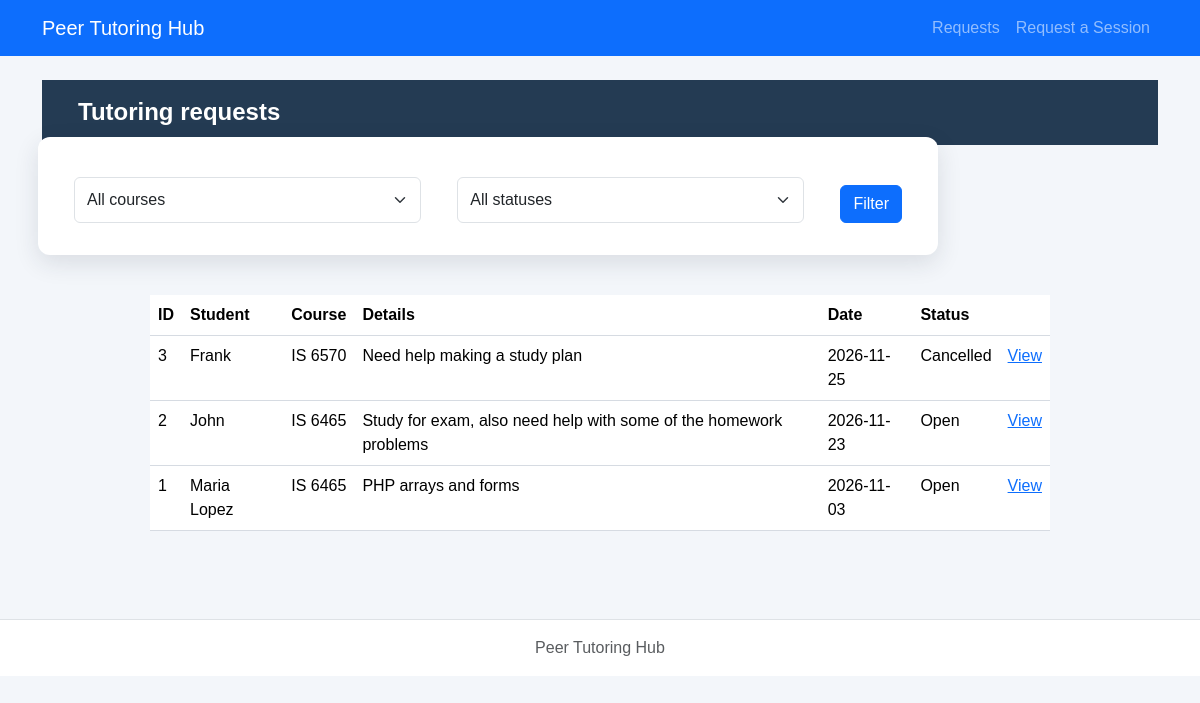
/php/requests.php, run on the app's committed database.
### tables this page shows
CREATE TABLE tutoring_requests (
    request_id INTEGER PRIMARY KEY,
    student_id INTEGER NOT NULL,
    course TEXT NOT NULL,
    topic TEXT NOT NULL,
    preferred_date TEXT NOT NULL,
    preferred_time TEXT NOT NULL,
    status TEXT NOT NULL DEFAULT 'Open'
        CHECK (status IN ('Open', 'Cancelled', 'Assigned', 'Completed')),
    created_at TEXT NOT NULL DEFAULT CURRENT_TIMESTAMP,
    FOREIGN KEY (student_id) REFERENCES students(student_id)
);

CREATE TABLE students (
    student_id INTEGER PRIMARY KEY,
    student_name TEXT NOT NULL,
    student_email TEXT NOT NULL UNIQUE
);

### config/db.php (called while the page is built)
<?php
function openDatabase($path = null) {
    if ($path === null) {
        $path = dirname(__DIR__) . '/database/tutoring.db';
    }
    $pdo = new PDO('sqlite:' . $path);
    $pdo->setAttribute(PDO::ATTR_ERRMODE, PDO::ERRMODE_EXCEPTION);
    $pdo->setAttribute(PDO::ATTR_DEFAULT_FETCH_MODE, PDO::FETCH_ASSOC);
    $pdo->exec('PRAGMA foreign_keys = ON');
    return $pdo;
}

### repositories/requestPDO.php (called while the page is built, shortened)
<?php
function listRequests($pdo, $course = '', $status = '') {
    $sql='SELECT r.*,s.student_name FROM tutoring_requests r JOIN students s ON r.student_id=s.student_id WHERE 1=1';$args=[];
    $sql.=' ORDER BY r.request_id DESC';$stmt=$pdo->prepare($sql);$stmt->execute($args);return $stmt->fetchAll();
}

### services/requestService.php (called while the page is built, shortened)
<?php
require_once dirname(__DIR__).'/repositories/requestPDO.php';
function escapeHtml($v) {return htmlspecialchars((string)$v,ENT_QUOTES,'UTF-8');}
function decodeTopic($topic) {
    $v=json_decode($topic,true);
    return is_array($v)&&isset($v['reason'])&&is_array($v['topics']??null) ? $v : ['reason'=>$topic,'topics'=>[]];
}

### php/requests.php (the view, shortened to what this page needs)
<?php
require_once __DIR__.'/../config/db.php';require_once __DIR__.'/../services/requestService.php';
$course=trim((string)($_GET['course']??''));$status=(string)($_GET['status']??'');
$rows=listRequests(openDatabase(),$course,$status);
require __DIR__.'/../includes/header.php';require __DIR__.'/../includes/nav.php';?>
<main class="container py-4"><h1>Tutoring requests</h1>
<form method="get" class="row g-2 mb-3"><div class="col"><select class="form-select" name="course"><option value="">All courses</option></select></div><div class="col"><select class="form-select" name="status"><option value="">All statuses</option></select></div><div class="col-auto"><button class="btn btn-primary">Filter</button></div></form>
<?php if(!$rows):?><p>No matching requests.</p><?php else:?><table class="table"><thead><tr><th>ID</th><th>Student</th><th>Course</th><th>Details</th><th>Date</th><th>Status</th><th></th></tr></thead><tbody><?php foreach($rows as $r):$topic=decodeTopic($r['topic']);?><tr><td><?= (int)$r['request_id']?></td><td><?=escapeHtml($r['student_name'])?></td><td><?=escapeHtml($r['course'])?></td><td><?=escapeHtml($topic['reason'])?></td><td><?=escapeHtml($r['preferred_date'])?></td><td><?=escapeHtml($r['status'])?></td><td><a href="request-details.php?request_id=<?=(int)$r['request_id']?>">View</a></td></tr><?php endforeach;?></tbody></table><?php endif;?></main><?php require __DIR__.'/../includes/footer.php';?>

### includes/header.php (shortened to what this page needs)
<!doctype html>
<html lang="en">
<head>
  <link href="https://cdn.jsdelivr.net/npm/bootstrap@5.3.3/dist/css/bootstrap.min.css" rel="stylesheet">
  <link rel="stylesheet" href="../css/styles.css">
</head>
<body>

### includes/nav.php
<nav class="navbar navbar-expand-lg navbar-dark bg-primary">
  <div class="container">
    <a class="navbar-brand" href="../index.php">Peer Tutoring Hub</a>
    <div class="navbar-nav">
      <a class="nav-link" href="requests.php">Requests</a>
      <a class="nav-link" href="request-form.php">Request a Session</a>
    </div>
  </div>
</nav>

### includes/footer.php (shortened to what this page needs)
<footer class="border-top mt-5 py-3 text-center text-muted">
  <div class="container">Peer Tutoring Hub</div>
</footer>
</body>
</html>

### css/styles.css (style rules this page uses)
* { box-sizing: border-box; }
body { margin: 0; min-height: 100vh; font-family: Arial, Helvetica, sans-serif; color: #1f2937; background-color: #f3f6fa; }
h1 { margin: 0; padding: 18px 36px; color: #ffffff; font-size: 24px; font-weight: 700; background-color: #243b53; }
main form { max-width: 900px; margin: 42px auto; padding: 32px; display: grid; grid-template-columns: 1fr 1fr; gap: 18px 28px; background-color: #ffffff; border-radius: 12px; box-shadow: 0 8px 24px rgba(31, 41, 55, 0.12); }
main form input:not([type="checkbox"]):not([type="radio"]), main form select, main form textarea { width: 100%; min-height: 46px; padding: 10px 14px; color: #374151; font: inherit; background-color: #ffffff; border: 1px solid #aeb8c5; border-radius: 8px; }
main form button { grid-column: 1 / -1; grid-row: 6; justify-self: start; margin-top: 8px; padding: 13px 26px; color: #ffffff; font-size: 16px; font-weight: 700; background-color: #d60000; border: 0; border-radius: 8px; cursor: pointer; }
table { width: calc(100% - 80px); max-width: 900px; margin: 40px auto; border-collapse: collapse; background-color: #ffffff; }
th, td { padding: 14px 16px; text-align: left; border-bottom: 1px solid #d6dbe2; }
th { background-color: #eef1f4; }
footer { padding: 22px; color: #52606d; text-align: center; background-color: #ffffff; border-top: 1px solid #d6dbe2; }

### data on the page
tutoring_requests: request_id "3", student.student_name "Frank", course "IS 6570", topic "Need help making a study plan", preferred_date "2026-11-25", status "Cancelled"
tutoring_requests: request_id "2", student.student_name "John", course "IS 6465", topic "Study for exam, also need help with some of the homework problems", preferred_date "2026-11-23", status "Open"
tutoring_requests: request_id "1", student.student_name "Maria Lopez", course "IS 6465", topic "PHP arrays and forms", preferred_date "2026-11-03", status "Open"
